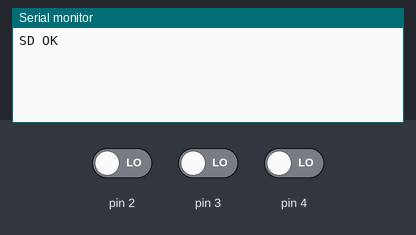
This sketch was run on a simulated Arduino Nano, built for the host (arithmetic inside an expression is 32-bit, double 64-bit). Shown: the last lines printed to the serial monitor. The inputs (shaded band) are chosen by the test bench; at power-on: pin 2 LOW, pin 3 LOW, pin 4 LOW. Storage starts empty.

Above: at 1.8 s.
1.9 s: pin 2 driven HIGH
At 3.4 s:
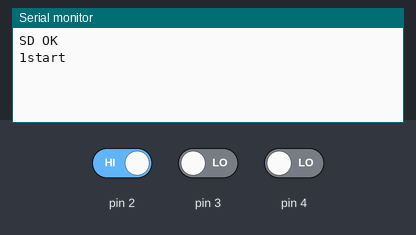
3.7 s: pin 2 driven LOW and pin 3 driven HIGH
6.7 s: pin 4 driven HIGH
At 9.0 s:
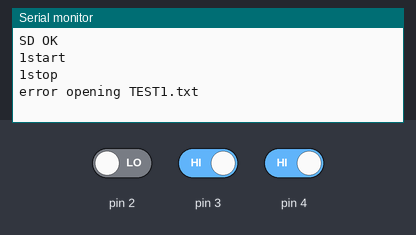
9.7 s: pin 4 driven LOW
At 11.0 s:
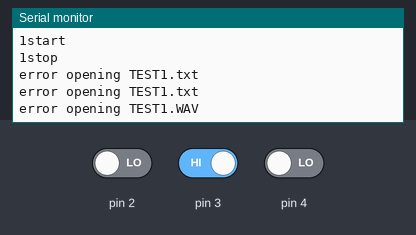

The sketch:

arduino.ino
```cpp
#include <SD.h>
#include <SPI.h>
#include <TMRpcm.h>
File myFile;

#define SD_ChipSelectPin 10  //using digital pin 4 on arduino nano 328, can use other pins

TMRpcm audio1;// create an object for use in this sketch
TMRpcm audio2;
TMRpcm audio3;
TMRpcm audio4;
int buttonState1 = 0;
int buttonState2 = 0;
int buttonState3=0;
char c, d, e, f;
void setup() {

Serial.begin(115200);

  if (!SD.begin(SD_ChipSelectPin))
  {
    Serial.println("SD Fail");
    return;
  }
  else {
    Serial.println("SD OK");
  }
  // The audio library needs to know which CS pin to use for recording
audio1.CSPin = SD_ChipSelectPin;
//audio2.CSPin = SD_ChipSelectPin;
//audio3.CSPin = SD_ChipSelectPin;
//audio4.CSPin = SD_ChipSelectPin;
pinMode(2, INPUT);
pinMode(3, INPUT);
pinMode(4,INPUT);

}


void loop() {

buttonState1 = digitalRead(2);
buttonState2 = digitalRead(3);
buttonState3=digitalRead(4);

  if (buttonState1 == HIGH)
  { // 若按键1被按下
    delay(200);//等待跳过按键抖动的不稳定过程
    if (buttonState1 == HIGH)
    {
      c = 'r';// 开始录音
    }
  }

  //***************************************
  if (buttonState2 == HIGH) {//按键2
    delay(500);//等待跳过按键抖动的不稳定过程
    if (buttonState2 == HIGH)
    {
      c = 'S';
    }

  }

  //***********************************
   if (buttonState3 == HIGH){
    {
      c = 't';
    }
   }
   //****************************
switch (c) {
    case 'r':
    audio1.startRecording("test1.wav", 20000, A0);  Serial.println("1start");
    delay(5000);
     audio1.stopRecording("test1.wav"); Serial.println("1stop");break;
    //audio2.startRecording("test2.wav", 8000, A1);  Serial.println("2start");
    //audio3.startRecording("test3.wav", 8000, A2);  Serial.println("3start");
    //audio4.startRecording("test4.wav", 8000, A3);  Serial.println("4start"); break;
    //case 'R': audio.startRecording("test.wav",16000,A0,1); break;  //Record, but with passthrough to speaker.
    //case 't': audio.startRecording("test.wav",16000,A0,2); break;  //Do not record. Output direct to speaker
    //Note: If samples are dropped before writing, it
    //      will not be heard in passthrough mode
    //case 's': audio.stopRecording("test.wav"); break;              //Stop recording
    //case 'p': audio.play("test.wav"); break;                       //Play the recording
    //case '=': audio.volume(1); break;                              //Increase volume by 1. Does not affect recording
    //case '-': audio.volume(0); break;                              //Decrease volume by 1. Does not affect recording
  case 'S':
    //audio1.stopRecording("test1.wav"); Serial.println("1stop");
    myFile = SD.open("TEST1.WAV");
  if (myFile) {
    //Serial.println("TEST1.WAV:");
    while (myFile.available()) {
            Serial.write(myFile.read());
    }
    myFile.close();
  } else {
    Serial.println("error opening TEST1.WAV");
  };
  ;break;
    //audio2.stopRecording("tes2t.wav");;Serial.println("2stop");
    //audio3.stopRecording("test3.wav"); Serial.println("3stop");
    //audio4.stopRecording("test4.wav"); Serial.println("4stop"); break;//Stop all playback
    case't': myFile = SD.open("TEST1.txt");
  if (myFile) {
    //Serial.println("TEST1.txt:");
    while (myFile.available()) {
            Serial.write(myFile.read());
    }
    myFile.close();
  } else {
    Serial.println("error opening TEST1.txt");
  };
  //Serial.println("upload");break;
    //这里放上传

  };

  c = 'l';

  delay(500);
}
```

Measured:
- after the input at 1.9 s, the serial monitor: prints a new line after 0.32 s (image 1)
- after the input at 6.7 s, the serial monitor: prints a new line after 1.5 s (image 2)
- after the input at 9.7 s, the serial monitor: prints a new line after 0.54 s (image 3)
